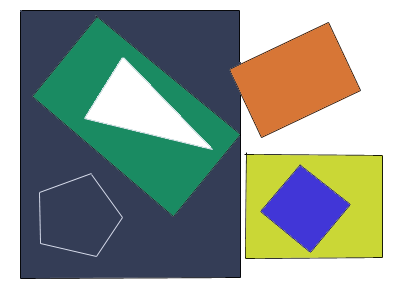
#> input picture pic5.png, 400 x 300 px, given in place of the camera
$ python opencv11.py
#> lines starting #> are read from the running program, lines starting #| are printed output that depends on the picture; after the words box and inside, x2 and y2 are one past the last pixel; in counts of white or black regions, pixels touching at a corner belong together
#Object Detection and Object Tracking Using HSV Color Space

import cv2
import numpy as np

def func(x):
    pass

cap=cv2.VideoCapture(0);

cv2.namedWindow('Tracking')
cv2.createTrackbar('LH','Tracking',0,255,func)
#> slider 'LH' is set to 51
cv2.createTrackbar('LS','Tracking',0,255,func)
#> slider 'LS' is set to 51
cv2.createTrackbar('LV','Tracking',0,255,func)
#> slider 'LV' is set to 51
cv2.createTrackbar('UH','Tracking',255,255,func)
cv2.createTrackbar('US','Tracking',255,255,func)
cv2.createTrackbar('UV','Tracking',255,255,func)

while True:
    #frame=cv2.imread('smarties.png')
    _,frame=cap.read()
#> frame is the input picture: shape (300, 400, 3); mean B, G, R 146.7, 155.8, 145.2

    hsv=cv2.cvtColor(frame,cv2.COLOR_BGR2HSV)
#> hsv: shape (300, 400, 3); mean H, S, V 54.7, 93.1, 175.6

    l_h=cv2.getTrackbarPos('LH','Tracking')
    l_s=cv2.getTrackbarPos('LS','Tracking')
    l_v=cv2.getTrackbarPos('LV','Tracking')

    u_h=cv2.getTrackbarPos('UH','Tracking')
    u_s=cv2.getTrackbarPos('US','Tracking')
    u_v=cv2.getTrackbarPos('UV','Tracking')


    l_b=np.array([l_h,l_s,l_v])
    u_b=np.array([u_h,u_s,u_v])

    mask=cv2.inRange(hsv,l_b,u_b)
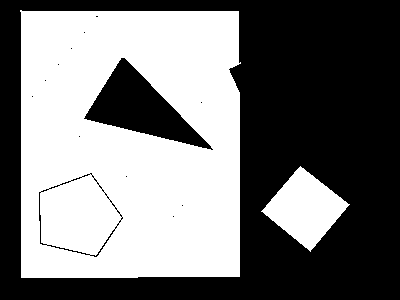
#> mask: shape (300, 400); 47.5% white; 2 white regions, box (x1, y1, x2, y2) and area: (20, 10, 241, 278) 53120, (261, 166, 350, 252) 3827
    res=cv2.bitwise_and(frame,frame,mask=mask)
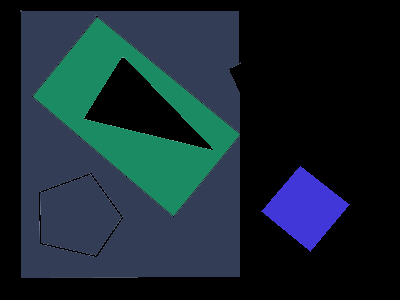
#> res: shape (300, 400, 3); mean B, G, R 46.4, 38.2, 22.2

    cv2.imshow('frame',frame)
    cv2.imshow('mask',mask)
    cv2.imshow('res',res)

    key=cv2.waitKey(1)
#> (key Esc is pressed here)
    if key==27:
        break

cv2.destroyAllWindows()

$ run again, on ml.png
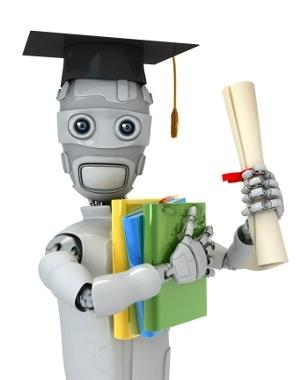
#> input picture ml.png, 308 x 380 px, given in place of the camera
#> frame is the input picture: shape (380, 308, 3); mean B, G, R 207.8, 213.7, 211.4
#> hsv: shape (380, 308, 3); mean H, S, V 29.8, 16.3, 215.9
#> `mask=cv2.inRange(hsv,l_b,u_b)`:
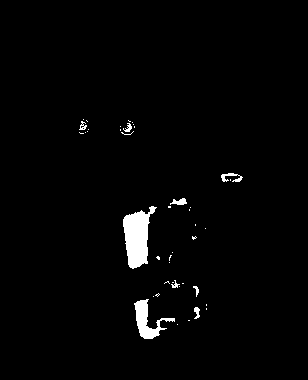
#> mask: shape (380, 308); 2% white; 43 white regions (34 under 20 px), largest, box (x1, y1, x2, y2) and area: (123, 206, 157, 269) 1239, (134, 299, 175, 339) 600, (221, 173, 243, 182) 97
#> `res=cv2.bitwise_and(frame,frame,mask=mask)`:
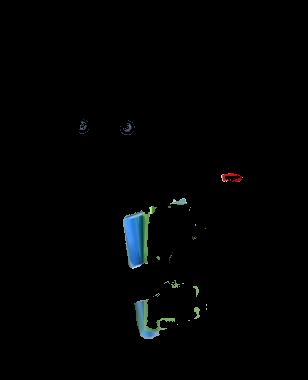
#> res: shape (380, 308, 3); mean B, G, R 2.7, 2.6, 1.7
